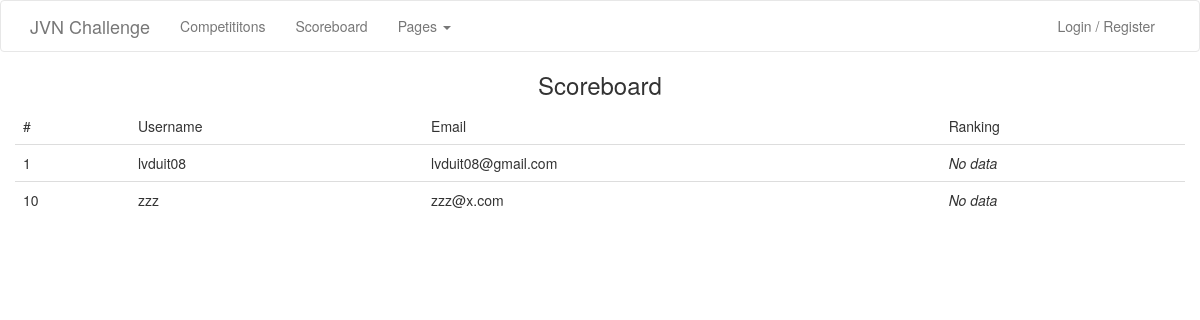
The page /scoreboard/ on the database as committed earlier.
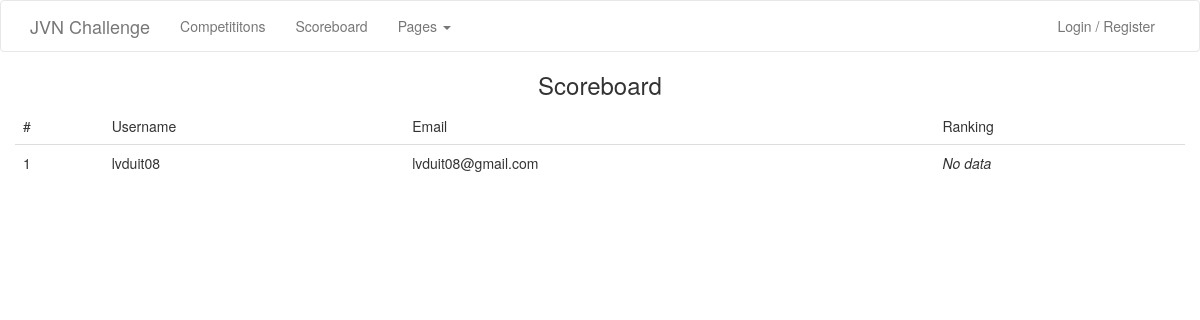
The same page on the database as committed later.
### accounts/models.py (models this page shows, shortened)
@python_2_unicode_compatible
class User(AbstractBaseUser, PermissionsMixin):
    USERNAME_FIELD = 'email'
    username = models.CharField("Username", max_length=200)
    email = models.EmailField("Email", unique=True)
    avatar = models.CharField("Avatar", default='', max_length=200)
    first_name = models.CharField("First name", max_length=200, default='')
    last_name = models.CharField("Last name", max_length=200, default='')
    is_active = models.BooleanField(default=False)
    is_staff = models.BooleanField(default=False)
    created_at = models.DateTimeField(auto_now_add=True)
    updated_at = models.DateTimeField(auto_now=True)
    objects = UserManager()

### scoreboard/views.py (the view)
def index(request):
	users = User.objects.all()
	context = {
		"users": users
	}
	return render(request, 'scoreboard/index.html', context)

### scoreboard/templates/scoreboard/index.html (shortened to what this page needs)
{% extends "jvnchallenge/base.html" %}
{% load static %}
{% block content %}
<div class="container">
	<div class="row">
		<div class="text-center">
	    <h3>Scoreboard</h3>
	</div>
	</div>
	<div class="row">
		<table class="table">
			<thead>
				<tr>
					<td>#</td>
					<td>Username</td>
					<td>Email</td>
					<td>Ranking</td>
				</tr>
			</thead>
			<tbody>
				{% for user in users %}
					<tr>
						<td>{{user.id}}</td>
						<td>{{user.username}}</td>
						<td>{{user.email}}</td>
						<td><i>No data</i></td>
					</tr>
				{% endfor %}
			</tbody>
		</table>
	</div>
</div>
{% endblock %}

Rows that differ between the two databases and show on the page:
removed User: id "10", username "zzz", email "zzz@x.com"
